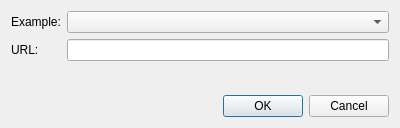
<?xml version="1.0" encoding="UTF-8"?>
<ui version="4.0">
 <class>URLDialog</class>
 <widget class="QDialog" name="URLDialog">
  <property name="geometry">
   <rect>
    <x>0</x>
    <y>0</y>
    <width>400</width>
    <height>128</height>
   </rect>
  </property>
  <property name="windowTitle">
   <string>Dialog</string>
  </property>
  <layout class="QVBoxLayout" name="verticalLayout">
   <item>
    <layout class="QFormLayout" name="formLayout">
     <item row="2" column="1">
      <widget class="QLineEdit" name="lineEdit"/>
     </item>
     <item row="1" column="1">
      <widget class="QComboBox" name="comboBox"/>
     </item>
     <item row="1" column="0">
      <widget class="QLabel" name="label">
       <property name="text">
        <string>Example:</string>
       </property>
      </widget>
     </item>
     <item row="2" column="0">
      <widget class="QLabel" name="label_2">
       <property name="text">
        <string>URL:</string>
       </property>
      </widget>
     </item>
    </layout>
   </item>
   <item>
    <widget class="QDialogButtonBox" name="buttonBox">
     <property name="orientation">
      <enum>Qt::Horizontal</enum>
     </property>
     <property name="standardButtons">
      <set>QDialogButtonBox::Cancel|QDialogButtonBox::Ok</set>
     </property>
    </widget>
   </item>
  </layout>
 </widget>
 <resources/>
 <connections>
  <connection>
   <sender>buttonBox</sender>
   <signal>accepted()</signal>
   <receiver>URLDialog</receiver>
   <slot>accept()</slot>
   <hints>
    <hint type="sourcelabel">
     <x>248</x>
     <y>254</y>
    </hint>
    <hint type="destinationlabel">
     <x>157</x>
     <y>274</y>
    </hint>
   </hints>
  </connection>
  <connection>
   <sender>buttonBox</sender>
   <signal>rejected()</signal>
   <receiver>URLDialog</receiver>
   <slot>reject()</slot>
   <hints>
    <hint type="sourcelabel">
     <x>316</x>
     <y>260</y>
    </hint>
    <hint type="destinationlabel">
     <x>286</x>
     <y>274</y>
    </hint>
   </hints>
  </connection>
 </connections>
</ui>
